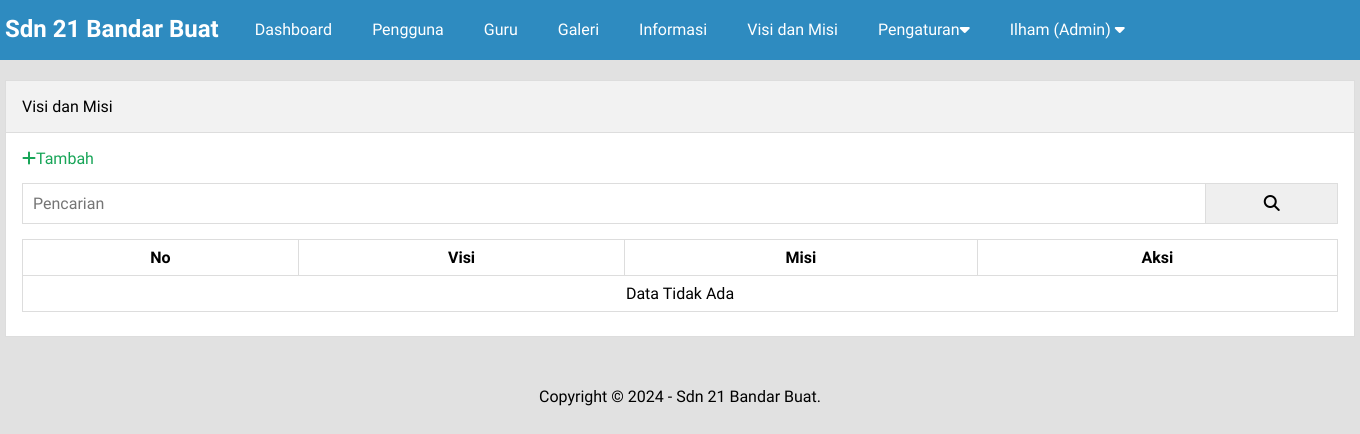
Before: /admin/visimisi-index.php (signed in) with the older database file.
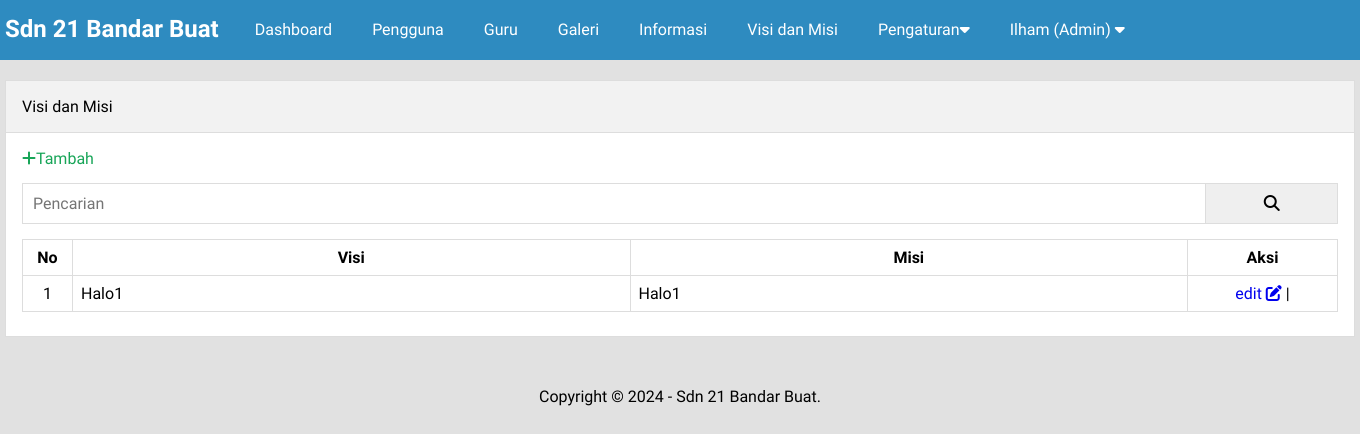
After: the same page with the newer database file.
### tables this page shows
CREATE TABLE `visimisi` (
  `id_visimisi` int NOT NULL,
  `visi` text NOT NULL,
  `misi` text NOT NULL
);

### admin/visimisi-index.php (the view, shortened to what this page needs)
<?php include 'header.php'; ?>
<div class="content">
    <div class="container">
        <div class="box">
            <div class="box-header">
                Visi dan Misi
            </div>
            <div class="box-body">
                <a href="tambah-visimisi.php" class="text-green"><i class="fa fa-plus"> </i>Tambah</a>
                <form action="">
                    <div class="input-group">
                        <input type="text" name="key" placeholder="Pencarian">
                        <button type="submit"><i class="fa fa-search"></i></button>
                    </div>
                </form>
                <table class="table">
                    <thead>
                        <tr>
                            <th>No</th>
                            <th>Visi</th>
                            <th>Misi</th>
                            <th>Aksi</th>
                        </tr>
                    </thead>
                    <tbody>
                        <?php
                        $no = 1;
                        $where = " WHERE 1=1 ";
                        $visimisi = mysqli_query($conn, "SELECT * FROM visimisi $where ORDER BY id_visimisi DESC");
                        if(mysqli_num_rows($visimisi) > 0 ) {
                            while($p = mysqli_fetch_array($visimisi)){
                        ?>
                        <tr>
                            <td><?= $no++ ?></td>
                            <td><?= $p['visi'] ?></td>
                            <td><?= $p['misi'] ?></td>
                            <td>
                            <a href="edit-visimisi.php?id=<?= $p['id_visimisi'] ?>" title="Edit Data">edit <i class="fa fa-edit"></i></a> |
                            </td>
                        </tr>
                        <?php }} else { ?>
                        <tr>
                            <td colspan="4">Data Tidak Ada</td>
                        </tr>
                        <?php } ?>
                    </tbody>
                </table>
            </div>
        </div>
    </div>
</div>
<?php include 'footer.php'; ?>

Changed rows visible on the page:
added visimisi: visi "Halo1", misi "Halo1"
Other visible differences:
text no longer shown: "Data Tidak Ada"
